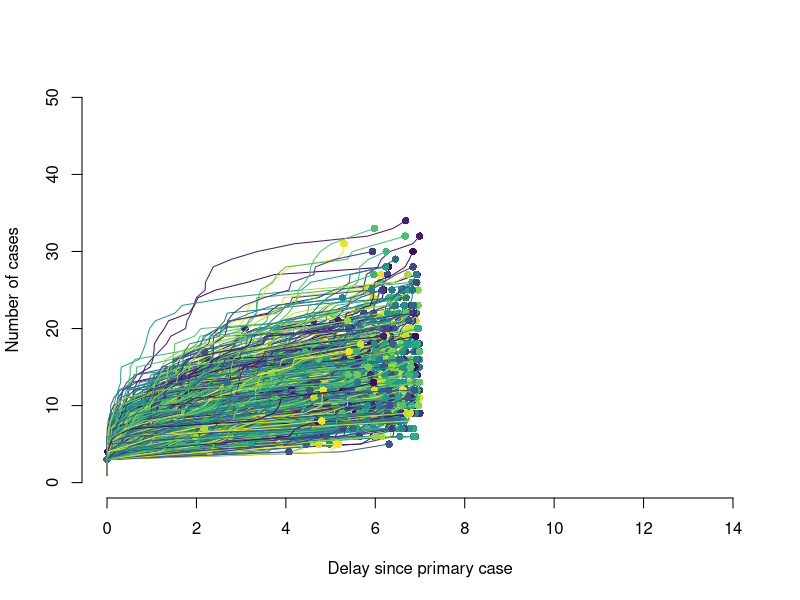

This chart was generated by the following R code:
# This is code to carry out a stochastic branching model for 
# cholera infection that treats delay (days) as a continuous 
# variable and epidemic size, as an independent variable.

library(fitdistrplus)
library(viridis)

SI <- 5  
SIrate <- 0.1 
SIshape <- 0.5 
R <- 3 #(unvaccinated population)
Rrange <- seq(1, 3, length.out=5) #reproductive number range (range, 1-3)
k <- 4.5
Drange <- seq(0, 7, length.out=8) #delay range (range, 0-7 days)
cap_cases <- 1000
set.seed(645)
runs <- 1000
seed <- 3

## 6. Simulate outbreak trajectory for 30-day delay
plot(NA,xlim=c(0,14),ylim=c(0,50),xlab="Delay since primary case",
     ylab="Number of cases",frame=FALSE)
cols <- sample(viridis(runs))

total_cases <- integer(runs)

for(i in 1:runs) {
  cases <- seed
  t <- rep(0,seed)
  times <- t
  while(cases > 0) {
    secondary <- rnbinom(cases,size=k,mu=R)
    t.new <- numeric()
    for(j in 1:length(secondary)) {
      t.new <- c(t.new,t[j] + rgamma(secondary[j],shape=SIshape[1],
                                     scale=(1/SIrate)))
    }
    cases <- length(t.new) & cases<cap_cases
    t <- t.new
    times <- c(times[times<=7],t.new)
  }
  lines(sort(times),1:length(times),col=cols[i],lwd=1)
  points(max(times),length(times),col=cols[i],pch=16)
  total_cases[i] <-length(times)
}

print(total_cases.median <- median(total_cases))
print(total_cases.sd <- sd(total_cases))
print(total_cases.range <- range(total_cases))

#Transform into log scale
lsm=log(total_cases.median)-(1/2)*log((total_cases.sd/total_cases.median)^2+1)
lssd=sqrt(log((total_cases.sd/total_cases.median)^2+1))
plnorm(20, lsm, lssd)
